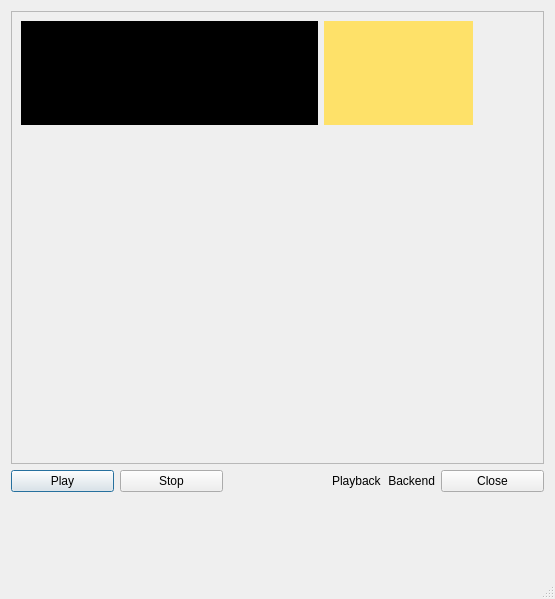
<ui version="4.0" >
 <class>Tonal_Analysis</class>
 <widget class="QDialog" name="Tonal_Analysis" >
  <property name="geometry" >
   <rect>
    <x>0</x>
    <y>0</y>
    <width>555</width>
    <height>599</height>
   </rect>
  </property>
  <property name="windowTitle" >
   <string>CLAM Tonal Analysis</string>
  </property>
  <property name="windowIcon" >
   <iconset resource="../src/images.qrc" >
    <normaloff>:/icons/images/keyspace.svg</normaloff>:/icons/images/keyspace.svg</iconset>
  </property>
  <property name="sizeGripEnabled" >
   <bool>true</bool>
  </property>
  <layout class="QVBoxLayout" name="verticalLayout" >
   <item>
    <widget class="QFrame" name="frame3" >
     <property name="sizePolicy" >
      <sizepolicy vsizetype="Expanding" hsizetype="Expanding" >
       <horstretch>0</horstretch>
       <verstretch>0</verstretch>
      </sizepolicy>
     </property>
     <property name="frameShape" >
      <enum>QFrame::StyledPanel</enum>
     </property>
     <property name="frameShadow" >
      <enum>QFrame::Raised</enum>
     </property>
     <layout class="QGridLayout" >
      <property name="margin" >
       <number>9</number>
      </property>
      <property name="spacing" >
       <number>6</number>
      </property>
      <item row="0" column="0" >
       <widget class="Oscilloscope" name="OutPort__AudioSource_0__AudioOut" >
        <property name="sizePolicy" >
         <sizepolicy vsizetype="Preferred" hsizetype="Preferred" >
          <horstretch>6</horstretch>
          <verstretch>0</verstretch>
         </sizepolicy>
        </property>
        <property name="palette" >
         <palette>
          <active>
           <colorrole role="WindowText" >
            <brush brushstyle="SolidPattern" >
             <color alpha="255" >
              <red>0</red>
              <green>0</green>
              <blue>0</blue>
             </color>
            </brush>
           </colorrole>
           <colorrole role="Button" >
            <brush brushstyle="SolidPattern" >
             <color alpha="255" >
              <red>221</red>
              <green>223</green>
              <blue>228</blue>
             </color>
            </brush>
           </colorrole>
           <colorrole role="Light" >
            <brush brushstyle="SolidPattern" >
             <color alpha="255" >
              <red>255</red>
              <green>255</green>
              <blue>255</blue>
             </color>
            </brush>
           </colorrole>
           <colorrole role="Midlight" >
            <brush brushstyle="SolidPattern" >
             <color alpha="255" >
              <red>255</red>
              <green>255</green>
              <blue>255</blue>
             </color>
            </brush>
           </colorrole>
           <colorrole role="Dark" >
            <brush brushstyle="SolidPattern" >
             <color alpha="255" >
              <red>85</red>
              <green>85</green>
              <blue>85</blue>
             </color>
            </brush>
           </colorrole>
           <colorrole role="Mid" >
            <brush brushstyle="SolidPattern" >
             <color alpha="255" >
              <red>199</red>
              <green>199</green>
              <blue>199</blue>
             </color>
            </brush>
           </colorrole>
           <colorrole role="Text" >
            <brush brushstyle="SolidPattern" >
             <color alpha="255" >
              <red>0</red>
              <green>0</green>
              <blue>0</blue>
             </color>
            </brush>
           </colorrole>
           <colorrole role="BrightText" >
            <brush brushstyle="SolidPattern" >
             <color alpha="255" >
              <red>255</red>
              <green>255</green>
              <blue>255</blue>
             </color>
            </brush>
           </colorrole>
           <colorrole role="ButtonText" >
            <brush brushstyle="SolidPattern" >
             <color alpha="255" >
              <red>0</red>
              <green>0</green>
              <blue>0</blue>
             </color>
            </brush>
           </colorrole>
           <colorrole role="Base" >
            <brush brushstyle="SolidPattern" >
             <color alpha="255" >
              <red>255</red>
              <green>255</green>
              <blue>255</blue>
             </color>
            </brush>
           </colorrole>
           <colorrole role="Window" >
            <brush brushstyle="SolidPattern" >
             <color alpha="255" >
              <red>0</red>
              <green>0</green>
              <blue>0</blue>
             </color>
            </brush>
           </colorrole>
           <colorrole role="Shadow" >
            <brush brushstyle="SolidPattern" >
             <color alpha="255" >
              <red>0</red>
              <green>0</green>
              <blue>0</blue>
             </color>
            </brush>
           </colorrole>
           <colorrole role="Highlight" >
            <brush brushstyle="SolidPattern" >
             <color alpha="255" >
              <red>103</red>
              <green>141</green>
              <blue>178</blue>
             </color>
            </brush>
           </colorrole>
           <colorrole role="HighlightedText" >
            <brush brushstyle="SolidPattern" >
             <color alpha="255" >
              <red>255</red>
              <green>255</green>
              <blue>255</blue>
             </color>
            </brush>
           </colorrole>
           <colorrole role="Link" >
            <brush brushstyle="SolidPattern" >
             <color alpha="255" >
              <red>0</red>
              <green>0</green>
              <blue>238</blue>
             </color>
            </brush>
           </colorrole>
           <colorrole role="LinkVisited" >
            <brush brushstyle="SolidPattern" >
             <color alpha="255" >
              <red>82</red>
              <green>24</green>
              <blue>139</blue>
             </color>
            </brush>
           </colorrole>
           <colorrole role="AlternateBase" >
            <brush brushstyle="SolidPattern" >
             <color alpha="255" >
              <red>232</red>
              <green>232</green>
              <blue>232</blue>
             </color>
            </brush>
           </colorrole>
          </active>
          <inactive>
           <colorrole role="WindowText" >
            <brush brushstyle="SolidPattern" >
             <color alpha="255" >
              <red>0</red>
              <green>0</green>
              <blue>0</blue>
             </color>
            </brush>
           </colorrole>
           <colorrole role="Button" >
            <brush brushstyle="SolidPattern" >
             <color alpha="255" >
              <red>221</red>
              <green>223</green>
              <blue>228</blue>
             </color>
            </brush>
           </colorrole>
           <colorrole role="Light" >
            <brush brushstyle="SolidPattern" >
             <color alpha="255" >
              <red>255</red>
              <green>255</green>
              <blue>255</blue>
             </color>
            </brush>
           </colorrole>
           <colorrole role="Midlight" >
            <brush brushstyle="SolidPattern" >
             <color alpha="255" >
              <red>255</red>
              <green>255</green>
              <blue>255</blue>
             </color>
            </brush>
           </colorrole>
           <colorrole role="Dark" >
            <brush brushstyle="SolidPattern" >
             <color alpha="255" >
              <red>85</red>
              <green>85</green>
              <blue>85</blue>
             </color>
            </brush>
           </colorrole>
           <colorrole role="Mid" >
            <brush brushstyle="SolidPattern" >
             <color alpha="255" >
              <red>199</red>
              <green>199</green>
              <blue>199</blue>
             </color>
            </brush>
           </colorrole>
           <colorrole role="Text" >
            <brush brushstyle="SolidPattern" >
             <color alpha="255" >
              <red>0</red>
              <green>0</green>
              <blue>0</blue>
             </color>
            </brush>
           </colorrole>
           <colorrole role="BrightText" >
            <brush brushstyle="SolidPattern" >
             <color alpha="255" >
              <red>255</red>
              <green>255</green>
              <blue>255</blue>
             </color>
            </brush>
           </colorrole>
           <colorrole role="ButtonText" >
            <brush brushstyle="SolidPattern" >
             <color alpha="255" >
              <red>0</red>
              <green>0</green>
              <blue>0</blue>
             </color>
            </brush>
           </colorrole>
           <colorrole role="Base" >
            <brush brushstyle="SolidPattern" >
             <color alpha="255" >
              <red>255</red>
              <green>255</green>
              <blue>255</blue>
             </color>
            </brush>
           </colorrole>
           <colorrole role="Window" >
            <brush brushstyle="SolidPattern" >
             <color alpha="255" >
              <red>0</red>
              <green>0</green>
              <blue>0</blue>
             </color>
            </brush>
           </colorrole>
           <colorrole role="Shadow" >
            <brush brushstyle="SolidPattern" >
             <color alpha="255" >
              <red>0</red>
              <green>0</green>
              <blue>0</blue>
             </color>
            </brush>
           </colorrole>
           <colorrole role="Highlight" >
            <brush brushstyle="SolidPattern" >
             <color alpha="255" >
              <red>103</red>
              <green>141</green>
              <blue>178</blue>
             </color>
            </brush>
           </colorrole>
           <colorrole role="HighlightedText" >
            <brush brushstyle="SolidPattern" >
             <color alpha="255" >
              <red>255</red>
              <green>255</green>
              <blue>255</blue>
             </color>
            </brush>
           </colorrole>
           <colorrole role="Link" >
            <brush brushstyle="SolidPattern" >
             <color alpha="255" >
              <red>0</red>
              <green>0</green>
              <blue>238</blue>
             </color>
            </brush>
           </colorrole>
           <colorrole role="LinkVisited" >
            <brush brushstyle="SolidPattern" >
             <color alpha="255" >
              <red>82</red>
              <green>24</green>
              <blue>139</blue>
             </color>
            </brush>
           </colorrole>
           <colorrole role="AlternateBase" >
            <brush brushstyle="SolidPattern" >
             <color alpha="255" >
              <red>232</red>
              <green>232</green>
              <blue>232</blue>
             </color>
            </brush>
           </colorrole>
          </inactive>
          <disabled>
           <colorrole role="WindowText" >
            <brush brushstyle="SolidPattern" >
             <color alpha="255" >
              <red>128</red>
              <green>128</green>
              <blue>128</blue>
             </color>
            </brush>
           </colorrole>
           <colorrole role="Button" >
            <brush brushstyle="SolidPattern" >
             <color alpha="255" >
              <red>221</red>
              <green>223</green>
              <blue>228</blue>
             </color>
            </brush>
           </colorrole>
           <colorrole role="Light" >
            <brush brushstyle="SolidPattern" >
             <color alpha="255" >
              <red>255</red>
              <green>255</green>
              <blue>255</blue>
             </color>
            </brush>
           </colorrole>
           <colorrole role="Midlight" >
            <brush brushstyle="SolidPattern" >
             <color alpha="255" >
              <red>255</red>
              <green>255</green>
              <blue>255</blue>
             </color>
            </brush>
           </colorrole>
           <colorrole role="Dark" >
            <brush brushstyle="SolidPattern" >
             <color alpha="255" >
              <red>85</red>
              <green>85</green>
              <blue>85</blue>
             </color>
            </brush>
           </colorrole>
           <colorrole role="Mid" >
            <brush brushstyle="SolidPattern" >
             <color alpha="255" >
              <red>199</red>
              <green>199</green>
              <blue>199</blue>
             </color>
            </brush>
           </colorrole>
           <colorrole role="Text" >
            <brush brushstyle="SolidPattern" >
             <color alpha="255" >
              <red>199</red>
              <green>199</green>
              <blue>199</blue>
             </color>
            </brush>
           </colorrole>
           <colorrole role="BrightText" >
            <brush brushstyle="SolidPattern" >
             <color alpha="255" >
              <red>255</red>
              <green>255</green>
              <blue>255</blue>
             </color>
            </brush>
           </colorrole>
           <colorrole role="ButtonText" >
            <brush brushstyle="SolidPattern" >
             <color alpha="255" >
              <red>128</red>
              <green>128</green>
              <blue>128</blue>
             </color>
            </brush>
           </colorrole>
           <colorrole role="Base" >
            <brush brushstyle="SolidPattern" >
             <color alpha="255" >
              <red>0</red>
              <green>0</green>
              <blue>0</blue>
             </color>
            </brush>
           </colorrole>
           <colorrole role="Window" >
            <brush brushstyle="SolidPattern" >
             <color alpha="255" >
              <red>0</red>
              <green>0</green>
              <blue>0</blue>
             </color>
            </brush>
           </colorrole>
           <colorrole role="Shadow" >
            <brush brushstyle="SolidPattern" >
             <color alpha="255" >
              <red>0</red>
              <green>0</green>
              <blue>0</blue>
             </color>
            </brush>
           </colorrole>
           <colorrole role="Highlight" >
            <brush brushstyle="SolidPattern" >
             <color alpha="255" >
              <red>86</red>
              <green>117</green>
              <blue>148</blue>
             </color>
            </brush>
           </colorrole>
           <colorrole role="HighlightedText" >
            <brush brushstyle="SolidPattern" >
             <color alpha="255" >
              <red>255</red>
              <green>255</green>
              <blue>255</blue>
             </color>
            </brush>
           </colorrole>
           <colorrole role="Link" >
            <brush brushstyle="SolidPattern" >
             <color alpha="255" >
              <red>0</red>
              <green>0</green>
              <blue>238</blue>
             </color>
            </brush>
           </colorrole>
           <colorrole role="LinkVisited" >
            <brush brushstyle="SolidPattern" >
             <color alpha="255" >
              <red>82</red>
              <green>24</green>
              <blue>139</blue>
             </color>
            </brush>
           </colorrole>
           <colorrole role="AlternateBase" >
            <brush brushstyle="SolidPattern" >
             <color alpha="255" >
              <red>232</red>
              <green>232</green>
              <blue>232</blue>
             </color>
            </brush>
           </colorrole>
          </disabled>
         </palette>
        </property>
        <property name="autoFillBackground" >
         <bool>true</bool>
        </property>
        <property name="lineColor" >
         <color>
          <red>100</red>
          <green>255</green>
          <blue>120</blue>
         </color>
        </property>
       </widget>
      </item>
      <item row="0" column="1" >
       <widget class="PolarChromaPeaks" name="OutPort__TonalAnalysis_0__Chroma___Peaks" >
        <property name="sizePolicy" >
         <sizepolicy vsizetype="Preferred" hsizetype="Preferred" >
          <horstretch>3</horstretch>
          <verstretch>0</verstretch>
         </sizepolicy>
        </property>
        <property name="palette" >
         <palette>
          <active>
           <colorrole role="WindowText" >
            <brush brushstyle="SolidPattern" >
             <color alpha="255" >
              <red>0</red>
              <green>0</green>
              <blue>0</blue>
             </color>
            </brush>
           </colorrole>
           <colorrole role="Button" >
            <brush brushstyle="SolidPattern" >
             <color alpha="255" >
              <red>221</red>
              <green>223</green>
              <blue>228</blue>
             </color>
            </brush>
           </colorrole>
           <colorrole role="Light" >
            <brush brushstyle="SolidPattern" >
             <color alpha="255" >
              <red>255</red>
              <green>255</green>
              <blue>255</blue>
             </color>
            </brush>
           </colorrole>
           <colorrole role="Midlight" >
            <brush brushstyle="SolidPattern" >
             <color alpha="255" >
              <red>255</red>
              <green>255</green>
              <blue>255</blue>
             </color>
            </brush>
           </colorrole>
           <colorrole role="Dark" >
            <brush brushstyle="SolidPattern" >
             <color alpha="255" >
              <red>85</red>
              <green>85</green>
              <blue>85</blue>
             </color>
            </brush>
           </colorrole>
           <colorrole role="Mid" >
            <brush brushstyle="SolidPattern" >
             <color alpha="255" >
              <red>199</red>
              <green>199</green>
              <blue>199</blue>
             </color>
            </brush>
           </colorrole>
           <colorrole role="Text" >
            <brush brushstyle="SolidPattern" >
             <color alpha="255" >
              <red>0</red>
              <green>0</green>
              <blue>0</blue>
             </color>
            </brush>
           </colorrole>
           <colorrole role="BrightText" >
            <brush brushstyle="SolidPattern" >
             <color alpha="255" >
              <red>255</red>
              <green>255</green>
              <blue>255</blue>
             </color>
            </brush>
           </colorrole>
           <colorrole role="ButtonText" >
            <brush brushstyle="SolidPattern" >
             <color alpha="255" >
              <red>0</red>
              <green>0</green>
              <blue>0</blue>
             </color>
            </brush>
           </colorrole>
           <colorrole role="Base" >
            <brush brushstyle="SolidPattern" >
             <color alpha="255" >
              <red>255</red>
              <green>255</green>
              <blue>255</blue>
             </color>
            </brush>
           </colorrole>
           <colorrole role="Window" >
            <brush brushstyle="SolidPattern" >
             <color alpha="255" >
              <red>254</red>
              <green>225</green>
              <blue>105</blue>
             </color>
            </brush>
           </colorrole>
           <colorrole role="Shadow" >
            <brush brushstyle="SolidPattern" >
             <color alpha="255" >
              <red>0</red>
              <green>0</green>
              <blue>0</blue>
             </color>
            </brush>
           </colorrole>
           <colorrole role="Highlight" >
            <brush brushstyle="SolidPattern" >
             <color alpha="255" >
              <red>103</red>
              <green>141</green>
              <blue>178</blue>
             </color>
            </brush>
           </colorrole>
           <colorrole role="HighlightedText" >
            <brush brushstyle="SolidPattern" >
             <color alpha="255" >
              <red>255</red>
              <green>255</green>
              <blue>255</blue>
             </color>
            </brush>
           </colorrole>
           <colorrole role="Link" >
            <brush brushstyle="SolidPattern" >
             <color alpha="255" >
              <red>0</red>
              <green>0</green>
              <blue>238</blue>
             </color>
            </brush>
           </colorrole>
           <colorrole role="LinkVisited" >
            <brush brushstyle="SolidPattern" >
             <color alpha="255" >
              <red>82</red>
              <green>24</green>
              <blue>139</blue>
             </color>
            </brush>
           </colorrole>
           <colorrole role="AlternateBase" >
            <brush brushstyle="SolidPattern" >
             <color alpha="255" >
              <red>232</red>
              <green>232</green>
              <blue>232</blue>
             </color>
            </brush>
           </colorrole>
          </active>
          <inactive>
           <colorrole role="WindowText" >
            <brush brushstyle="SolidPattern" >
             <color alpha="255" >
              <red>0</red>
              <green>0</green>
              <blue>0</blue>
             </color>
            </brush>
           </colorrole>
           <colorrole role="Button" >
            <brush brushstyle="SolidPattern" >
             <color alpha="255" >
              <red>221</red>
              <green>223</green>
              <blue>228</blue>
             </color>
            </brush>
           </colorrole>
           <colorrole role="Light" >
            <brush brushstyle="SolidPattern" >
             <color alpha="255" >
              <red>255</red>
              <green>255</green>
              <blue>255</blue>
             </color>
            </brush>
           </colorrole>
           <colorrole role="Midlight" >
            <brush brushstyle="SolidPattern" >
             <color alpha="255" >
              <red>255</red>
              <green>255</green>
              <blue>255</blue>
             </color>
            </brush>
           </colorrole>
           <colorrole role="Dark" >
            <brush brushstyle="SolidPattern" >
             <color alpha="255" >
              <red>85</red>
              <green>85</green>
              <blue>85</blue>
             </color>
            </brush>
           </colorrole>
           <colorrole role="Mid" >
            <brush brushstyle="SolidPattern" >
             <color alpha="255" >
              <red>199</red>
              <green>199</green>
              <blue>199</blue>
             </color>
            </brush>
           </colorrole>
           <colorrole role="Text" >
            <brush brushstyle="SolidPattern" >
             <color alpha="255" >
              <red>0</red>
              <green>0</green>
              <blue>0</blue>
             </color>
            </brush>
           </colorrole>
           <colorrole role="BrightText" >
            <brush brushstyle="SolidPattern" >
             <color alpha="255" >
              <red>255</red>
              <green>255</green>
              <blue>255</blue>
             </color>
            </brush>
           </colorrole>
           <colorrole role="ButtonText" >
            <brush brushstyle="SolidPattern" >
             <color alpha="255" >
              <red>0</red>
              <green>0</green>
              <blue>0</blue>
             </color>
            </brush>
           </colorrole>
           <colorrole role="Base" >
            <brush brushstyle="SolidPattern" >
             <color alpha="255" >
              <red>255</red>
              <green>255</green>
              <blue>255</blue>
             </color>
            </brush>
           </colorrole>
           <colorrole role="Window" >
            <brush brushstyle="SolidPattern" >
             <color alpha="255" >
              <red>254</red>
              <green>225</green>
              <blue>105</blue>
             </color>
            </brush>
           </colorrole>
           <colorrole role="Shadow" >
            <brush brushstyle="SolidPattern" >
             <color alpha="255" >
              <red>0</red>
              <green>0</green>
              <blue>0</blue>
             </color>
            </brush>
           </colorrole>
           <colorrole role="Highlight" >
            <brush brushstyle="SolidPattern" >
             <color alpha="255" >
              <red>103</red>
              <green>141</green>
              <blue>178</blue>
             </color>
            </brush>
           </colorrole>
           <colorrole role="HighlightedText" >
            <brush brushstyle="SolidPattern" >
             <color alpha="255" >
              <red>255</red>
              <green>255</green>
              <blue>255</blue>
             </color>
            </brush>
           </colorrole>
           <colorrole role="Link" >
            <brush brushstyle="SolidPattern" >
             <color alpha="255" >
              <red>0</red>
              <green>0</green>
              <blue>238</blue>
             </color>
            </brush>
           </colorrole>
           <colorrole role="LinkVisited" >
            <brush brushstyle="SolidPattern" >
             <color alpha="255" >
              <red>82</red>
              <green>24</green>
              <blue>139</blue>
             </color>
            </brush>
           </colorrole>
           <colorrole role="AlternateBase" >
            <brush brushstyle="SolidPattern" >
             <color alpha="255" >
              <red>232</red>
              <green>232</green>
              <blue>232</blue>
             </color>
            </brush>
           </colorrole>
          </inactive>
          <disabled>
           <colorrole role="WindowText" >
            <brush brushstyle="SolidPattern" >
             <color alpha="255" >
              <red>128</red>
              <green>128</green>
              <blue>128</blue>
             </color>
            </brush>
           </colorrole>
           <colorrole role="Button" >
            <brush brushstyle="SolidPattern" >
             <color alpha="255" >
              <red>221</red>
              <green>223</green>
              <blue>228</blue>
             </color>
            </brush>
           </colorrole>
           <colorrole role="Light" >
            <brush brushstyle="SolidPattern" >
             <color alpha="255" >
              <red>255</red>
              <green>255</green>
              <blue>255</blue>
             </color>
            </brush>
           </colorrole>
           <colorrole role="Midlight" >
            <brush brushstyle="SolidPattern" >
             <color alpha="255" >
              <red>255</red>
              <green>255</green>
              <blue>255</blue>
             </color>
            </brush>
           </colorrole>
           <colorrole role="Dark" >
            <brush brushstyle="SolidPattern" >
             <color alpha="255" >
              <red>85</red>
              <green>85</green>
              <blue>85</blue>
             </color>
            </brush>
           </colorrole>
           <colorrole role="Mid" >
            <brush brushstyle="SolidPattern" >
             <color alpha="255" >
              <red>199</red>
              <green>199</green>
              <blue>199</blue>
             </color>
            </brush>
           </colorrole>
           <colorrole role="Text" >
            <brush brushstyle="SolidPattern" >
             <color alpha="255" >
              <red>199</red>
              <green>199</green>
              <blue>199</blue>
             </color>
            </brush>
           </colorrole>
           <colorrole role="BrightText" >
            <brush brushstyle="SolidPattern" >
             <color alpha="255" >
              <red>255</red>
              <green>255</green>
              <blue>255</blue>
             </color>
            </brush>
           </colorrole>
           <colorrole role="ButtonText" >
            <brush brushstyle="SolidPattern" >
             <color alpha="255" >
              <red>128</red>
              <green>128</green>
              <blue>128</blue>
             </color>
            </brush>
           </colorrole>
           <colorrole role="Base" >
            <brush brushstyle="SolidPattern" >
             <color alpha="255" >
              <red>254</red>
              <green>225</green>
              <blue>105</blue>
             </color>
            </brush>
           </colorrole>
           <colorrole role="Window" >
            <brush brushstyle="SolidPattern" >
             <color alpha="255" >
              <red>254</red>
              <green>225</green>
              <blue>105</blue>
             </color>
            </brush>
           </colorrole>
           <colorrole role="Shadow" >
            <brush brushstyle="SolidPattern" >
             <color alpha="255" >
              <red>0</red>
              <green>0</green>
              <blue>0</blue>
             </color>
            </brush>
           </colorrole>
           <colorrole role="Highlight" >
            <brush brushstyle="SolidPattern" >
             <color alpha="255" >
              <red>86</red>
              <green>117</green>
              <blue>148</blue>
             </color>
            </brush>
           </colorrole>
           <colorrole role="HighlightedText" >
            <brush brushstyle="SolidPattern" >
             <color alpha="255" >
              <red>255</red>
              <green>255</green>
              <blue>255</blue>
             </color>
            </brush>
           </colorrole>
           <colorrole role="Link" >
            <brush brushstyle="SolidPattern" >
             <color alpha="255" >
              <red>0</red>
              <green>0</green>
              <blue>238</blue>
             </color>
            </brush>
           </colorrole>
           <colorrole role="LinkVisited" >
            <brush brushstyle="SolidPattern" >
             <color alpha="255" >
              <red>82</red>
              <green>24</green>
              <blue>139</blue>
             </color>
            </brush>
           </colorrole>
           <colorrole role="AlternateBase" >
            <brush brushstyle="SolidPattern" >
             <color alpha="255" >
              <red>232</red>
              <green>232</green>
              <blue>232</blue>
             </color>
            </brush>
           </colorrole>
          </disabled>
         </palette>
        </property>
        <property name="autoFillBackground" >
         <bool>true</bool>
        </property>
       </widget>
      </item>
      <item row="1" column="0" colspan="2" >
       <widget class="CLAM::VM::Tonnetz" name="OutPort__TonalAnalysis_0__Pitch___Profile" />
      </item>
      <item rowspan="4" row="0" column="3" >
       <widget class="Vumeter" name="OutPort__AudioSource_0__AudioOut" >
        <property name="sizePolicy" >
         <sizepolicy vsizetype="Preferred" hsizetype="Preferred" >
          <horstretch>1</horstretch>
          <verstretch>0</verstretch>
         </sizepolicy>
        </property>
       </widget>
      </item>
      <item row="0" column="2" >
       <widget class="CLAM::VM::ChordRanking" name="OutPort__TonalAnalysis_0__Chord___Correlation" />
      </item>
      <item row="2" column="0" colspan="2" >
       <widget class="CLAM::VM::KeySpace" name="OutPort__TonalAnalysis_0__Chord___Correlation" />
      </item>
     </layout>
    </widget>
   </item>
   <item>
    <layout class="QHBoxLayout" >
     <property name="spacing" >
      <number>6</number>
     </property>
     <property name="margin" >
      <number>0</number>
     </property>
     <item>
      <widget class="QPushButton" name="PlayButton" >
       <property name="sizePolicy" >
        <sizepolicy vsizetype="Fixed" hsizetype="Expanding" >
         <horstretch>0</horstretch>
         <verstretch>0</verstretch>
        </sizepolicy>
       </property>
       <property name="text" >
        <string>Play</string>
       </property>
      </widget>
     </item>
     <item>
      <widget class="QPushButton" name="StopButton" >
       <property name="sizePolicy" >
        <sizepolicy vsizetype="Fixed" hsizetype="Expanding" >
         <horstretch>0</horstretch>
         <verstretch>0</verstretch>
        </sizepolicy>
       </property>
       <property name="text" >
        <string>Stop</string>
       </property>
      </widget>
     </item>
     <item>
      <spacer>
       <property name="orientation" >
        <enum>Qt::Horizontal</enum>
       </property>
       <property name="sizeHint" stdset="0" >
        <size>
         <width>40</width>
         <height>20</height>
        </size>
       </property>
      </spacer>
     </item>
     <item>
      <layout class="QHBoxLayout" >
       <property name="spacing" >
        <number>6</number>
       </property>
       <property name="margin" >
        <number>0</number>
       </property>
       <item>
        <widget class="QLabel" name="PlaybackIndicator" >
         <property name="text" >
          <string>Playback</string>
         </property>
        </widget>
       </item>
       <item>
        <widget class="QLabel" name="BackendIndicator" >
         <property name="text" >
          <string>Backend</string>
         </property>
         <property name="alignment" >
          <set>Qt::AlignRight|Qt::AlignTrailing|Qt::AlignVCenter</set>
         </property>
        </widget>
       </item>
      </layout>
     </item>
     <item>
      <widget class="QPushButton" name="CloseButton" >
       <property name="sizePolicy" >
        <sizepolicy vsizetype="Preferred" hsizetype="Expanding" >
         <horstretch>0</horstretch>
         <verstretch>0</verstretch>
        </sizepolicy>
       </property>
       <property name="text" >
        <string>Close</string>
       </property>
      </widget>
     </item>
    </layout>
   </item>
   <item>
    <widget class="SegmentationView" name="OutPort__TonalAnalysis_0__Chord___Segmentation" >
     <property name="sizePolicy" >
      <sizepolicy vsizetype="MinimumExpanding" hsizetype="Preferred" >
       <horstretch>0</horstretch>
       <verstretch>1</verstretch>
      </sizepolicy>
     </property>
     <property name="minimumSize" >
      <size>
       <width>0</width>
       <height>90</height>
      </size>
     </property>
     <property name="maximumSize" >
      <size>
       <width>16777215</width>
       <height>0</height>
      </size>
     </property>
     <property name="lineColor" >
      <color>
       <red>0</red>
       <green>114</green>
       <blue>0</blue>
      </color>
     </property>
     <property name="pointColor" >
      <color>
       <red>148</red>
       <green>94</green>
       <blue>255</blue>
      </color>
     </property>
    </widget>
   </item>
  </layout>
 </widget>
 <layoutdefault spacing="6" margin="11" />
 <customwidgets>
  <customwidget>
   <class>Vumeter</class>
   <extends>QWidget</extends>
   <header>Vumeter.hxx</header>
  </customwidget>
  <customwidget>
   <class>Oscilloscope</class>
   <extends>QWidget</extends>
   <header>Oscilloscope.hxx</header>
  </customwidget>
  <customwidget>
   <class>CLAM::VM::Tonnetz</class>
   <extends>QWidget</extends>
   <header>Tonnetz.hxx</header>
  </customwidget>
  <customwidget>
   <class>CLAM::VM::KeySpace</class>
   <extends>QWidget</extends>
   <header>KeySpace.hxx</header>
  </customwidget>
  <customwidget>
   <class>PolarChromaPeaks</class>
   <extends>QWidget</extends>
   <header>PolarChromaPeaks.hxx</header>
  </customwidget>
  <customwidget>
   <class>CLAM::VM::ChordRanking</class>
   <extends>QWidget</extends>
   <header>ChordRanking.hxx</header>
  </customwidget>
  <customwidget>
   <class>SegmentationView</class>
   <extends>QWidget</extends>
   <header>SegmentationView.hxx</header>
  </customwidget>
 </customwidgets>
 <tabstops>
  <tabstop>PlayButton</tabstop>
  <tabstop>StopButton</tabstop>
  <tabstop>CloseButton</tabstop>
 </tabstops>
 <resources>
  <include location="../src/images.qrc" />
 </resources>
 <connections>
  <connection>
   <sender>CloseButton</sender>
   <signal>clicked()</signal>
   <receiver>Tonal_Analysis</receiver>
   <slot>close()</slot>
   <hints>
    <hint type="sourcelabel" >
     <x>485</x>
     <y>474</y>
    </hint>
    <hint type="destinationlabel" >
     <x>444</x>
     <y>503</y>
    </hint>
   </hints>
  </connection>
 </connections>
</ui>
